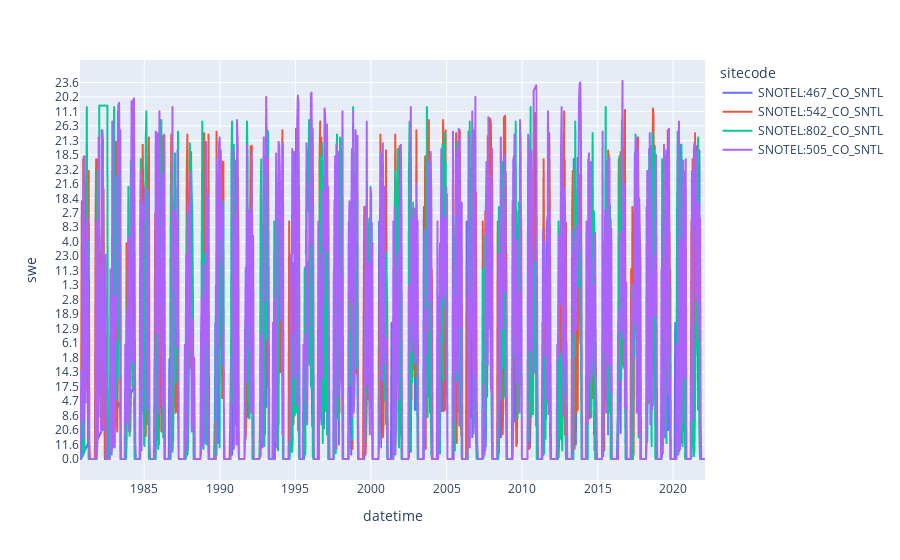

The code cell stored with this chart in its notebook:
### Code cell
fig = px.line(swe.query("state =='Colorado'"), x = 'datetime', y = 'swe', color = 'sitecode')
fig.show()

### Figure 1 — Plotly figure (JSON) as saved in the notebook; plotly's stock layout.template omitted (floating-point values rounded to 4 significant figures; data arrays with more than 128 entries replaced by an {"elided": "..."} marker saying what was removed)
{"data": [{"hovertemplate": "sitecode=SNOTEL:467_CO_SNTL<br>datetime=%{x}<br>swe=%{y}<extra></extra>", "legendgroup": "SNOTEL:467_CO_SNTL", "line": {"color": "#636efa", "dash": "solid"}, "marker": {"symbol": "circle"}, "mode": "lines", "name": "SNOTEL:467_CO_SNTL", "showlegend": true, "type": "scattergl", "x": {"elided": "1008 str values"}, "xaxis": "x", "y": {"elided": "1008 str values"}, "yaxis": "y"}, {"hovertemplate": "sitecode=SNOTEL:542_CO_SNTL<br>datetime=%{x}<br>swe=%{y}<extra></extra>", "legendgroup": "SNOTEL:542_CO_SNTL", "line": {"color": "#EF553B", "dash": "solid"}, "marker": {"symbol": "circle"}, "mode": "lines", "name": "SNOTEL:542_CO_SNTL", "showlegend": true, "type": "scattergl", "x": {"elided": "1008 str values"}, "xaxis": "x", "y": {"elided": "1008 str values"}, "yaxis": "y"}, {"hovertemplate": "sitecode=SNOTEL:802_CO_SNTL<br>datetime=%{x}<br>swe=%{y}<extra></extra>", "legendgroup": "SNOTEL:802_CO_SNTL", "line": {"color": "#00cc96", "dash": "solid"}, "marker": {"symbol": "circle"}, "mode": "lines", "name": "SNOTEL:802_CO_SNTL", "showlegend": true, "type": "scattergl", "x": {"elided": "1008 str values"}, "xaxis": "x", "y": {"elided": "1008 str values"}, "yaxis": "y"}, {"hovertemplate": "sitecode=SNOTEL:505_CO_SNTL<br>datetime=%{x}<br>swe=%{y}<extra></extra>", "legendgroup": "SNOTEL:505_CO_SNTL", "line": {"color": "#ab63fa", "dash": "solid"}, "marker": {"symbol": "circle"}, "mode": "lines", "name": "SNOTEL:505_CO_SNTL", "showlegend": true, "type": "scattergl", "x": {"elided": "1008 str values"}, "xaxis": "x", "y": {"elided": "1008 str values"}, "yaxis": "y"}], "layout": {"legend": {"title": {"text": "sitecode"}, "tracegroupgap": 0}, "margin": {"t": 60}, "xaxis": {"anchor": "y", "domain": [0, 1], "title": {"text": "datetime"}}, "yaxis": {"anchor": "x", "domain": [0, 1], "title": {"text": "swe"}}}}
